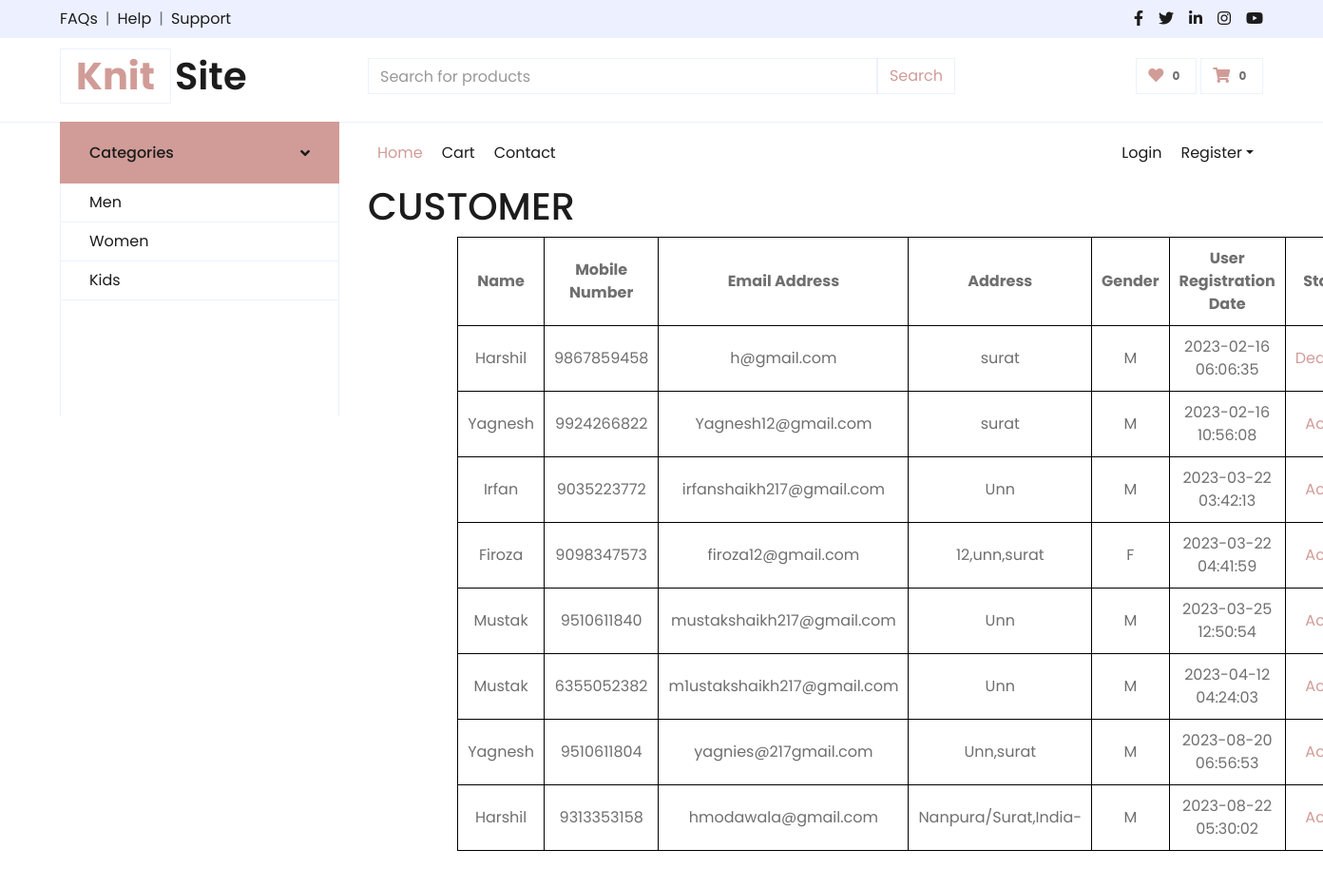
/dashboard.php (upper part), run on an earlier commit of the app's database.
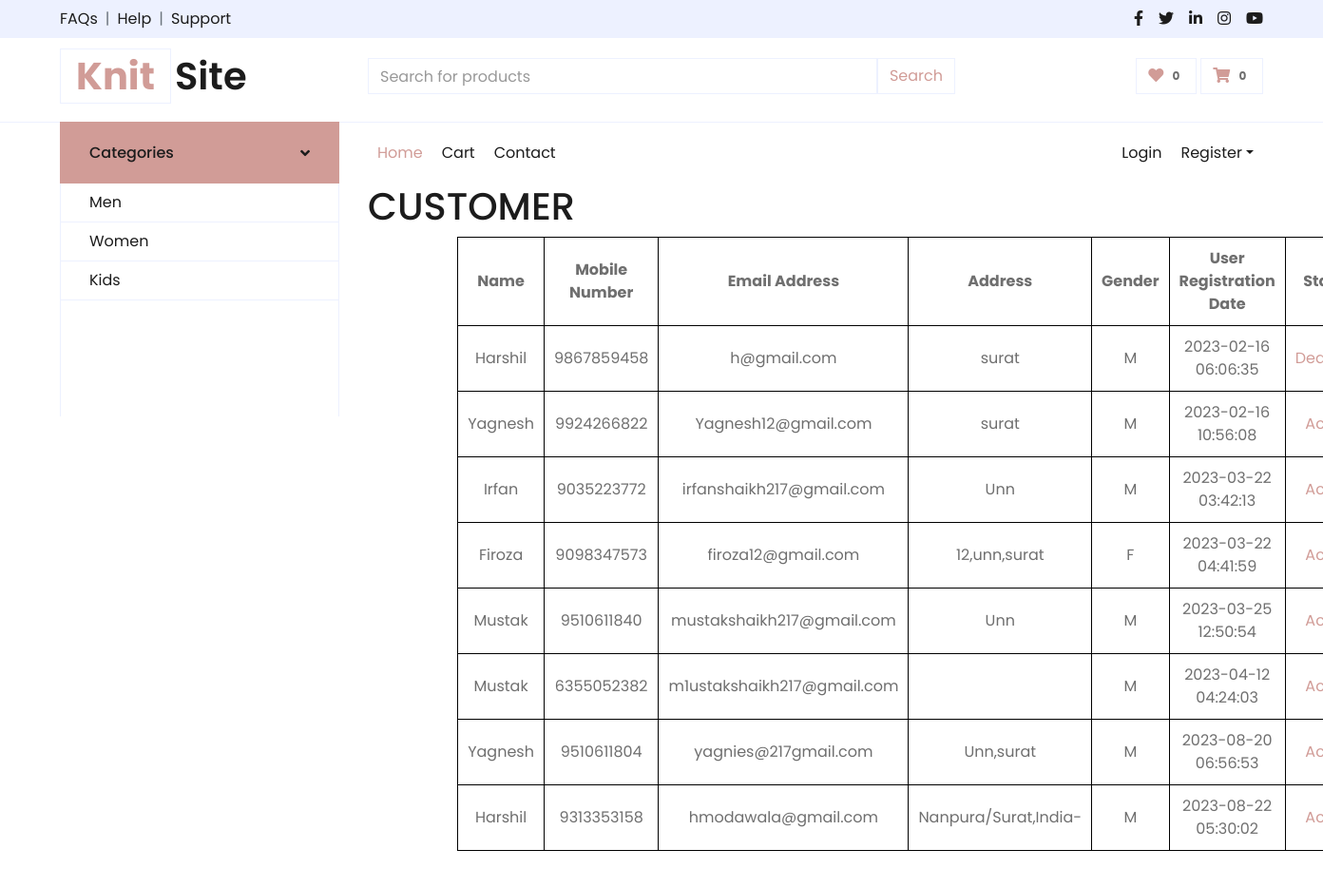
And on a later commit of the database.
### tables this page shows
CREATE TABLE `customerregistration` (
  `UserId` int(11) NOT NULL,
  `UserFirstName` varchar(30) NOT NULL,
  `UserMiddleName` varchar(30) NOT NULL,
  `UserLastName` varchar(30) NOT NULL,
  `MobileNumber` char(10) NOT NULL,
  `EmailAddress` varchar(30) NOT NULL,
  `UserName` varchar(30) NOT NULL,
  `Password` char(32) NOT NULL,
  `Address` varchar(50) NOT NULL,
  `Pincode` int(6) NOT NULL,
  `Gender` varchar(1) NOT NULL,
  `CreationDate` datetime NOT NULL,
  `status` varchar(1) NOT NULL DEFAULT '1'
);

### dashboard.php (the view, shortened to what this page needs)
<!DOCTYPE html>
<html lang="en">
<head>
    <link href="https://cdnjs.cloudflare.com/ajax/libs/font-awesome/5.10.0/css/all.min.css" rel="stylesheet">
    <link href="lib/owlcarousel/assets/owl.carousel.min.css" rel="stylesheet">
    <link href="css/style.css" rel="stylesheet">
</head>
<body>
   <?php include_once 'header.php'; ?>
    <div class="container-fluid mb-5">
        <div class="row border-top px-xl-5">
            <div class="col-lg-3 d-none d-lg-block">
                <a class="btn shadow-none d-flex align-items-center justify-content-between bg-primary text-white w-100" data-toggle="collapse" href="#navbar-vertical" style="height: 65px; margin-top: -1px; padding: 0 30px;">
                    <h6 class="m-0">Categories</h6>
                    <i class="fa fa-angle-down text-dark"></i>
                </a>
                <nav class="collapse show navbar navbar-vertical navbar-light align-items-start p-0 border border-top-0 border-bottom-0" id="navbar-vertical">
                    <div class="navbar-nav w-100 overflow-hidden" style="height: 245px">
                        <a href="" class="nav-item nav-link">Men</a>
                        <a href="" class="nav-item nav-link">Women</a>
                        <a href="" class="nav-item nav-link">Kids</a>
                    </div>
                </nav>
            </div>
            <div class="col-lg-9">
                <nav class="navbar navbar-expand-lg bg-light navbar-light py-3 py-lg-0 px-0">
                    <div class="collapse navbar-collapse justify-content-between" id="navbarCollapse">
                        <div class="navbar-nav mr-auto py-0">
                            <a href="HomePage.php" class="nav-item nav-link active">Home</a>
                            <a  href="cart.php"class="nav-item nav-link" style="display: <?php if (isset($_SESSION["LoginUserName"])) { echo "none";} else { echo "block";}?>">Cart</a>
                            <a class="nav-item nav-link">Contact</a>
                        </div>
                        <div class="navbar-nav ml-auto py-0">
                            <a href="login1/login.php" class="nav-item nav-link" style="display: <?php if (isset($_SESSION["LoginUserName"])) { echo "none";} else { echo "block";}?>">Login</a>
                            <div class="nav-item dropdown" style="display: <?php if (isset($_SESSION["LoginUserName"])) { echo "none";} else { echo "block";}?>">
                                <a href="#" class="nav-link dropdown-toggle" data-toggle="dropdown">Register</a>
                            </div>
                        </div>
                    </div>
                </nav>
                <div id="header-carousel" class="carousel slide" data-ride="carousel">
                  <?php
$conn = new mysqli("localhost","root","","knitsite");
$sql = "SELECT UserId,UserFirstName,UserMiddleName,UserLastName,MobileNumber,EmailAddress,UserName,Address,Pincode,Gender,CreationDate,status FROM customerregistration";
$result = $conn->query($sql);
if ($result->num_rows > 0) {
    $row = $result->fetch_all(MYSQLI_ASSOC);
}
?>
<html>
    <h1>CUSTOMER</h1>
    <table>
        <thead>
            <tr>
                <th>Name</th>
                <th>Mobile Number</th>
                <th>Email Address</th>
                <th>Address</th>
                <th>Gender</th>
                <th>User Registration Date</th>
                <th>Status</th>
            </tr>
        </thead>
        <tbody>
            <?php
               if(!empty($row))
               foreach($row as $rows)
              {
            ?>
            <tr>
                <td><?php echo $rows['UserFirstName']; ?></td>
                <td><?php echo $rows['MobileNumber']; ?></td>
                <td><?php echo $rows['EmailAddress']; ?></td>
                <td><?php echo $rows['Address']; ?></td>
                <td><?php echo $rows['Gender']; ?></td>
                <td><?php echo $rows['CreationDate']; ?></td>
                <td><a href="active.php?cid=<?php echo $rows['UserId']; ?>&status=<?php echo $rows['status']; ?>"><?php if($rows['status']==1)echo"Active"; else echo"Deactive"?></a></td>
            </tr>
            <?php } ?>
        </tbody>
    </table>
    <br><br>
</html>
<html>
</html>
                </div>
            </div>
        </div>
    </div>
</body>
</html>

What changed in the data, as far as the page shows it:
changed customerregistration "m1ustakshaikh217@gmail.com": Address "Unn" → (not shown)
